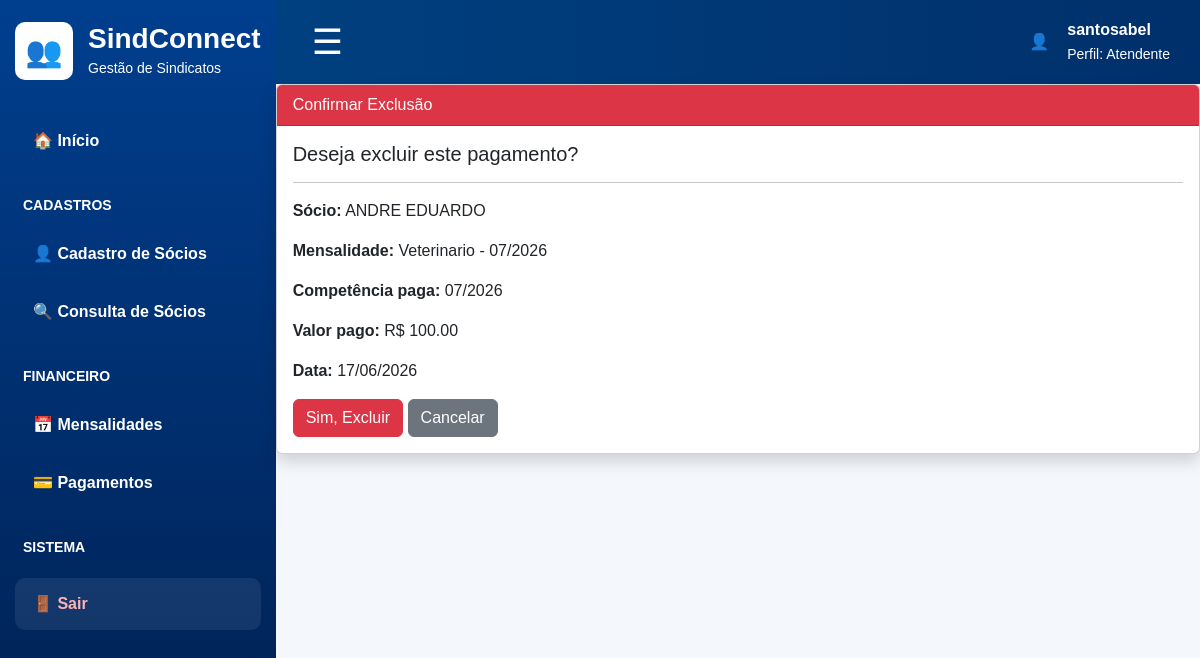
Page /pagamentos/excluir/4/ (signed in) on the earlier database version.
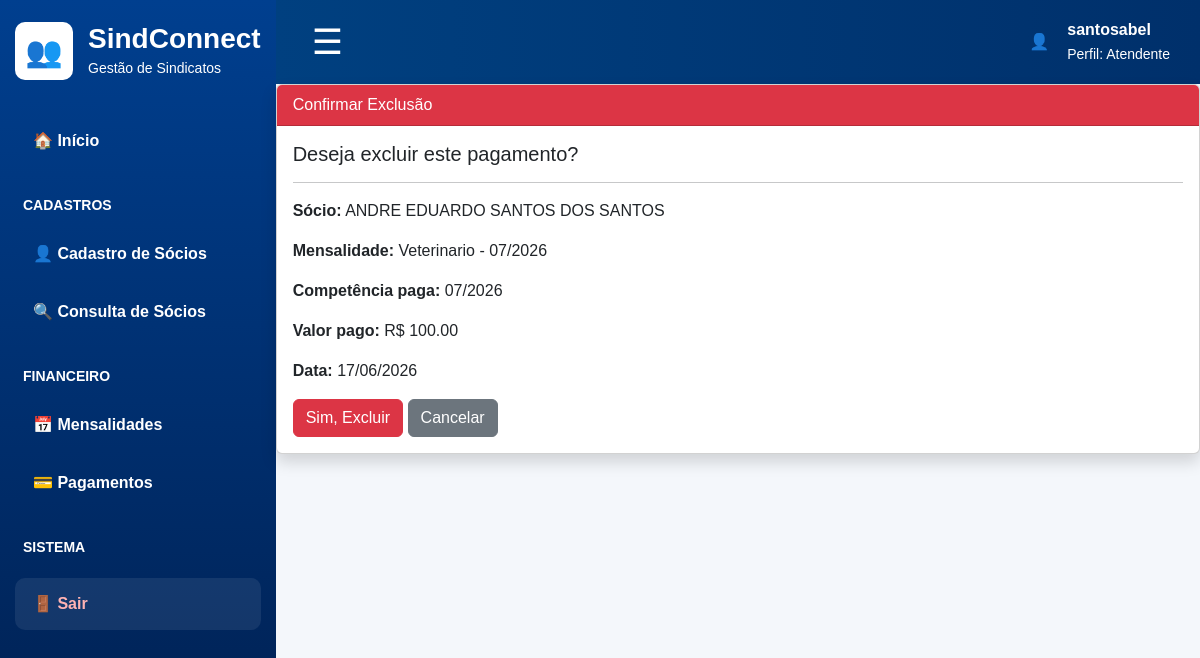
Same page on the later database version.
### app/models.py (models this page shows, shortened)
class Pagamento(models.Model):
    socio = models.ForeignKey(Socio, on_delete=models.CASCADE)
    mensalidade = models.ForeignKey(Mensalidade, on_delete=models.CASCADE)
    competencia_paga = models.CharField(max_length=7)  # Exemplo: 06/2026
    valor_pago = models.DecimalField(max_digits=10, decimal_places=2)
    data_pagamento = models.DateField()

class Socio(models.Model):
    SEXO_CHOICES = [
        ('M', 'Masculino'),
        ('F', 'Feminino'),
        ('O', 'Outro'),
    ]
    nome = models.CharField(max_length=150)
    cpf = models.CharField(max_length=14, unique=True)
    rg = models.CharField(max_length=20, blank=True, null=True)
    data_nascimento = models.DateField()
    sexo = models.CharField(max_length=1, choices=SEXO_CHOICES)
    endereco = models.CharField(max_length=200)
    telefone = models.CharField(max_length=20)
    email = models.EmailField(blank=True, null=True)
    cargo_funcao = models.CharField(max_length=100)
    data_filiacao = models.DateField()
    documentos = models.TextField(blank=True, null=True)
    criado_em = models.DateTimeField(auto_now_add=True)

class Mensalidade(models.Model):
    categoria = models.CharField(max_length=100)
    competencia = models.CharField(max_length=7)  # Exemplo: 06/2026
    valor = models.DecimalField(max_digits=10, decimal_places=2)
    def __str__(self):
        return f'{self.categoria} - {self.competencia}'

### app/views.py (the view)
# urls.py: path('pagamentos/excluir/<int:id>/', views.excluir_pagamento, name='excluir_pagamento'),
@login_required
def excluir_pagamento(request, id):
    pagamento = get_object_or_404(Pagamento, id=id)
    if request.method == 'POST':
        pagamento.delete()
        return redirect('lista_pagamentos')
    return render(request, 'excluir_pagamento.html', {
        'pagamento': pagamento
    })

### templates/excluir_pagamento.html (shortened to what this page needs)
{% extends 'base_atendente.html' %}
{% block conteudo %}
<div class="card shadow">
    <div class="card-header bg-danger text-white">
        Confirmar Exclusão
    </div>
    <div class="card-body">
        <h5>Deseja excluir este pagamento?</h5>
        <hr>
        <p><strong>Sócio:</strong> {{ pagamento.socio.nome }}</p>
        <p><strong>Mensalidade:</strong> {{ pagamento.mensalidade }}</p>
        <p><strong>Competência paga:</strong> {{ pagamento.competencia_paga }}</p>
        <p><strong>Valor pago:</strong> R$ {{ pagamento.valor_pago }}</p>
        <p><strong>Data:</strong> {{ pagamento.data_pagamento|date:"d/m/Y" }}</p>
        <form method="post">
            <button type="submit" class="btn btn-danger">
                Sim, Excluir
            </button>
            <a href="{% url 'lista_pagamentos' %}" class="btn btn-secondary">
                Cancelar
            </a>
        </form>
    </div>
</div>
{% endblock %}

Differences in the rows shown:
changed through a linked row, Pagamento: socio.nome "ANDRE EDUARDO" → "ANDRE EDUARDO SANTOS DOS SANTOS"
